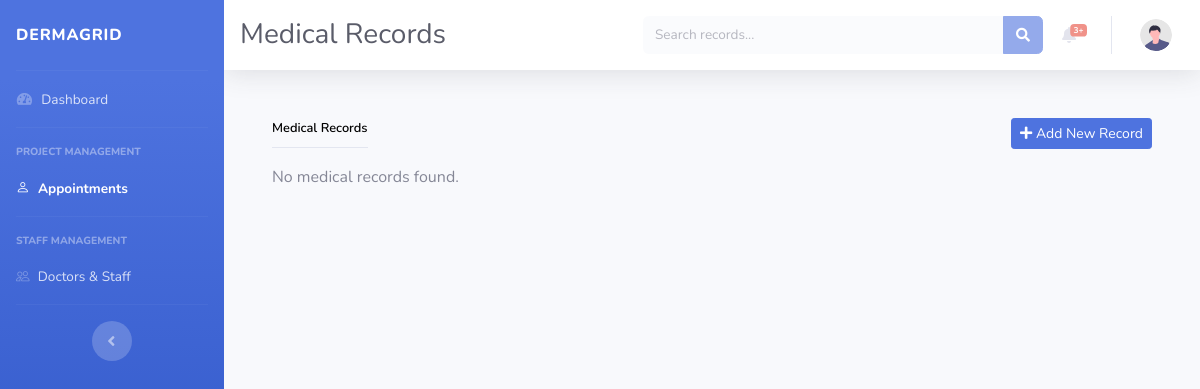
/frontend/medicalrecord.php, run on an earlier commit of the app's database.
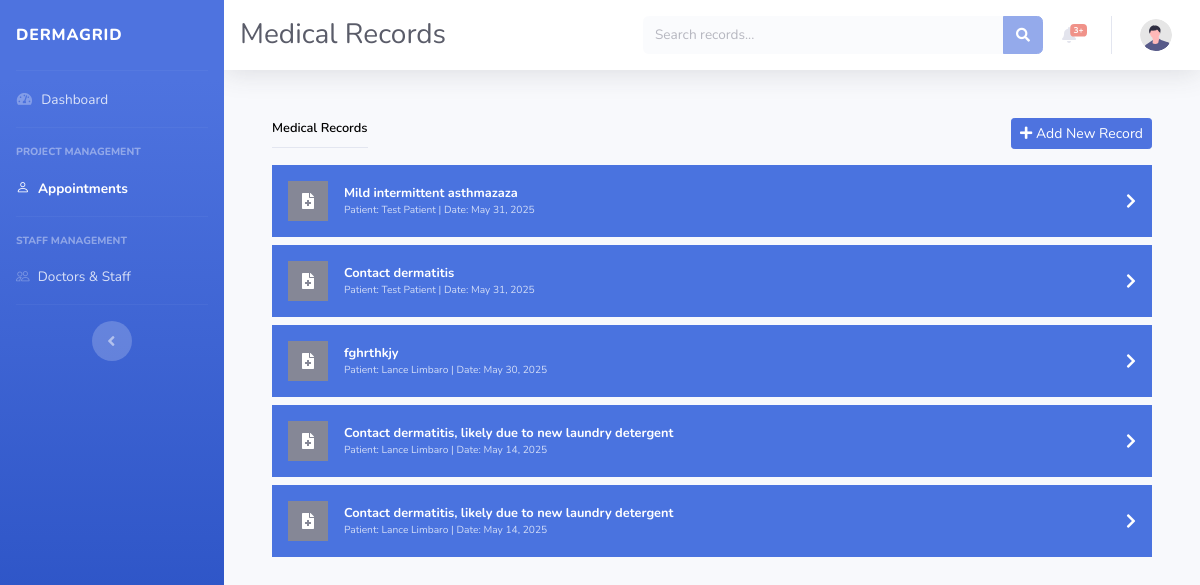
And on a later commit of the database.
### tables this page shows
CREATE TABLE `medical_record` (
  `id` int(11) NOT NULL AUTO_INCREMENT,
  `patient_id` int(11) NOT NULL,
  `staff_id` int(11) NOT NULL,
  `appointment_id` int(11) DEFAULT NULL,
  `visit_date` date NOT NULL,
  `diagnosis` text DEFAULT NULL,
  `treatment_plan` text DEFAULT NULL,
  `notes` text DEFAULT NULL,
  `created_at` timestamp NOT NULL DEFAULT current_timestamp(),
  `prescription_id` int(11) DEFAULT NULL,
  `chief_complaint` text DEFAULT NULL,
  `skin_type` enum('oily','dry','sensitive','combination') DEFAULT NULL,
  `instructions` text DEFAULT NULL,
  `image_path` text DEFAULT NULL,
  PRIMARY KEY (`id`),
  KEY `patient_id` (`patient_id`),
  KEY `staff_id` (`staff_id`),
  KEY `appointment_id` (`appointment_id`),
  KEY `medical_record_prescription_id_fk` (`prescription_id`),
  CONSTRAINT `medical_record_ibfk_1` FOREIGN KEY (`patient_id`) REFERENCES `patient` (`id`) ON DELETE CASCADE,
  CONSTRAINT `medical_record_ibfk_2` FOREIGN KEY (`staff_id`) REFERENCES `staff` (`id`) ON DELETE CASCADE,
  CONSTRAINT `medical_record_ibfk_3` FOREIGN KEY (`appointment_id`) REFERENCES `appointment` (`id`) ON DELETE SET NULL,
  CONSTRAINT `medical_record_prescription_id_fk` FOREIGN KEY (`prescription_id`) REFERENCES `prescription` (`id`)
);

### backend/models/MedicalRecord.php (called while the page is built, shortened)
<?php
class MedicalRecord
{
    private $conn;
    public function __construct($db)
    {
        $this->conn = $db;
    }
    public function getAll()
    {
        try {
            $records = [];
            $query = "CALL GetAllMedicalRecords()";
            $stmt = $this->conn->prepare($query);
            $stmt->execute();
            while ($row = $stmt->fetch(PDO::FETCH_ASSOC)) {
                $records[] = $row;
            }
            return $records;
        } catch (PDOException $e) {
            throw new Exception("Error fetching medical records: " . $e->getMessage());
        }
    }
}

### frontend/medicalrecord.php (the view, shortened to what this page needs)
<?php
require_once '../backend/config/database.php';
require_once '../backend/models/MedicalRecord.php';
$database = getDbConnection();
$medicalRecordModel = new MedicalRecord($database);
try {
    $medicalRecords = $medicalRecordModel->getAll();
} catch (Exception $e) {
    $error = $e->getMessage();
    $medicalRecords = [];
}
?>
<!DOCTYPE html>
<html lang="en">
<head>
    <link href="vendor/fontawesome-free/css/all.min.css" rel="stylesheet" type="text/css">
    <link rel="stylesheet" href="https://cdn.jsdelivr.net/npm/bootstrap-icons@1.13.1/font/bootstrap-icons.min.css">
    <link href="https://cdn.jsdelivr.net/npm/bootstrap@5.3.3/dist/css/bootstrap.min.css" rel="stylesheet" />
    <link href="https://cdnjs.cloudflare.com/ajax/libs/font-awesome/5.15.3/css/all.min.css" rel="stylesheet" />
    <link href="css/sb-admin-2.min.css" rel="stylesheet">
</head>
<body id="page-top">
    <div id="wrapper">
        <ul class="navbar-nav bg-gradient-primary sidebar sidebar-dark accordion" id="accordionSidebar">
            <a class="sidebar-brand d-flex align-items-center" href="dashboard.php">
                <div class="sidebar-brand-text">DermaGrid</div>
            </a>
            <hr class="sidebar-divider my-0">
            <li class="nav-item">
                <a class="nav-link" href="dashboard.php">
                    <i class="fas fa-fw fa-tachometer-alt"></i>
                    <span>Dashboard</span></a>
            </li>
            <hr class="sidebar-divider">
            <div class="sidebar-heading">
                Project Management
            </div>
            <li class="nav-item active">
                <a class="nav-link" href="appointments.php">
                    <i class="bi bi-person"></i>
                    <span>Appointments</span></a>
            </li>
            <hr class="sidebar-divider">
            <div class="sidebar-heading">
                Staff Management
            </div>
            <li class="nav-item">
                <a class="nav-link" href="doctors&staff.php">
                    <i class="bi bi-people"></i>
                    <span>Doctors & Staff</span></a>
            </li>
            <hr class="sidebar-divider d-none d-md-block">
            <div class="text-center d-none d-md-inline">
                <button class="rounded-circle border-0" id="sidebarToggle"></button>
            </div>
        </ul>
        <div id="content-wrapper" class="d-flex flex-column">
            <div id="content">
                <nav class="navbar navbar-expand navbar-light bg-white topbar mb-4 static-top shadow">
                    <div class="d-sm-flex align-items-center justify-content-center">
                        <h1 class="h3 mb-0 text-gray-800">Medical Records</h1>
                    </div>
                    <form class="d-none d-sm-inline-block form-inline ml-auto my-2 my-md-0 mw-100 navbar-search">
                        <div class="input-group">
                            <input type="text" class="form-control bg-light border-0 small" placeholder="Search records..."
                                aria-label="Search" aria-describedby="basic-addon2" id="searchInput">
                            <div class="input-group-append">
                                <button class="btn btn-primary" type="button" onclick="searchRecords()">
                                    <i class="fas fa-search fa-sm"></i>
                                </button>
                            </div>
                        </div>
                    </form>
                    <ul class="navbar-nav">
                        <li class="nav-item dropdown no-arrow mx-1">
                            <a class="nav-link dropdown-toggle" href="#" id="alertsDropdown" role="button"
                                data-toggle="dropdown" aria-haspopup="true" aria-expanded="false">
                                <i class="fas fa-bell fa-fw"></i>
                                <span class="badge badge-danger badge-counter">3+</span>
                            </a>
                        </li>
                        <li class="nav-item dropdown no-arrow">
                            <a class="nav-link dropdown-toggle" href="#" id="userDropdown" role="button"
                                data-toggle="dropdown" aria-haspopup="true" aria-expanded="false">
                                <img class="img-profile rounded-circle" src="img/undraw_profile.svg">
                            </a>
                        </li>
                    </ul>
                </nav>
                <div class="container-fluid">
                    <div class="row">
                        <div class="col">
                            <div class="p-4">
                                <div class="d-flex justify-content-between align-items-center mb-3">
                                    <p class="small text-black fw-semibold border-bottom border-black pb-2 mb-0">Medical Records</p>
                                    <a href="addmedicalrecords.php" class="btn btn-primary btn-sm">
                                        <i class="fas fa-plus"></i> Add New Record
                                    </a>
                                </div>
                                <?php if (empty($medicalRecords)): ?>
                                    <p>No medical records found.</p>
                                <?php else: ?>
                                    <div class="d-flex flex-column gap-2" id="recordsList">
                                        <?php foreach ($medicalRecords as $record): ?>
                                            <?php
                                            $patientName = "Unknown Patient";
                                            if (!empty($record['patient_id'])) {
                                                try {
                                                    $stmt = $database->prepare("SELECT CONCAT(first_name, ' ', last_name) AS name FROM patient WHERE id = ?");
                                                    $stmt->execute([$record['patient_id']]);
                                                    $patient = $stmt->fetch(PDO::FETCH_ASSOC);
                                                    if ($patient) {
                                                        $patientName = $patient['name'];
                                                    }
                                                } catch (Exception $e) {
                                                }
                                            }
                                            $diagnosis = $record['diagnosis'] ?? 'No diagnosis';
                                            $visitDate = $record['visit_date'] ?? $record['created_at'] ?? 'Unknown date';
                                            if (is_string($visitDate)) {
                                                $visitDate = date('M d, Y', strtotime($visitDate));
                                            }
                                            ?>
                                            <a href="viewmedical.php?record=<?= $record['id'] ?>" style="text-decoration: none;">
                                                <button type="button"
                                                    class="btn-blue hover-blue d-flex align-items-center p-3 border-0 w-100 text-start record-item"
                                                    style="cursor: pointer;">
                                                    <div class="d-flex justify-content-center align-items-center bg-secondary me-3"
                                                        style="width: 40px; height: 40px;">
                                                        <i class="fas fa-file-medical text-white"></i>
                                                    </div>
                                                    <div class="text-white small flex-grow-1">
                                                        <div class="fw-bold"><?= htmlspecialchars($diagnosis) ?></div>
                                                        <div class="small opacity-75">
                                                            Patient: <?= htmlspecialchars($patientName) ?> |
                                                            Date: <?= htmlspecialchars($visitDate) ?>
                                                        </div>
                                                    </div>
                                                    <i class="fas fa-chevron-right text-white"></i>
                                                </button>
                                            </a>
                                        <?php endforeach; ?>
                                    </div>
                                <?php endif; ?>
                            </div>
                        </div>
                    </div>
                </div>
            </div>
        </div>
    </div>
</body>
</html>

### frontend/medicalrecord.php (style rules this page uses)
.btn-blue { background-color: #4a73df; color: white; border: 1px solid #4a73df; }

What changed in the data, as far as the page shows it:
added medical_record: diagnosis "Mild intermittent asthmazaza", patientName "Test Patient", visit_date "May 31, 2025"
added medical_record: diagnosis "Contact dermatitis", patientName "Test Patient", visit_date "May 31, 2025"
added medical_record: diagnosis "fghrthkjy", patientName "Lance Limbaro", visit_date "May 30, 2025"
added medical_record: diagnosis "Contact dermatitis, likely due to new laundry detergent", patientName "Lance Limbaro", visit_date "May 14, 2025"
added medical_record: diagnosis "Contact dermatitis, likely due to new laundry detergent", patientName "Lance Limbaro", visit_date "May 14, 2025"
Also different on the page:
text no longer shown: "No medical records found."
